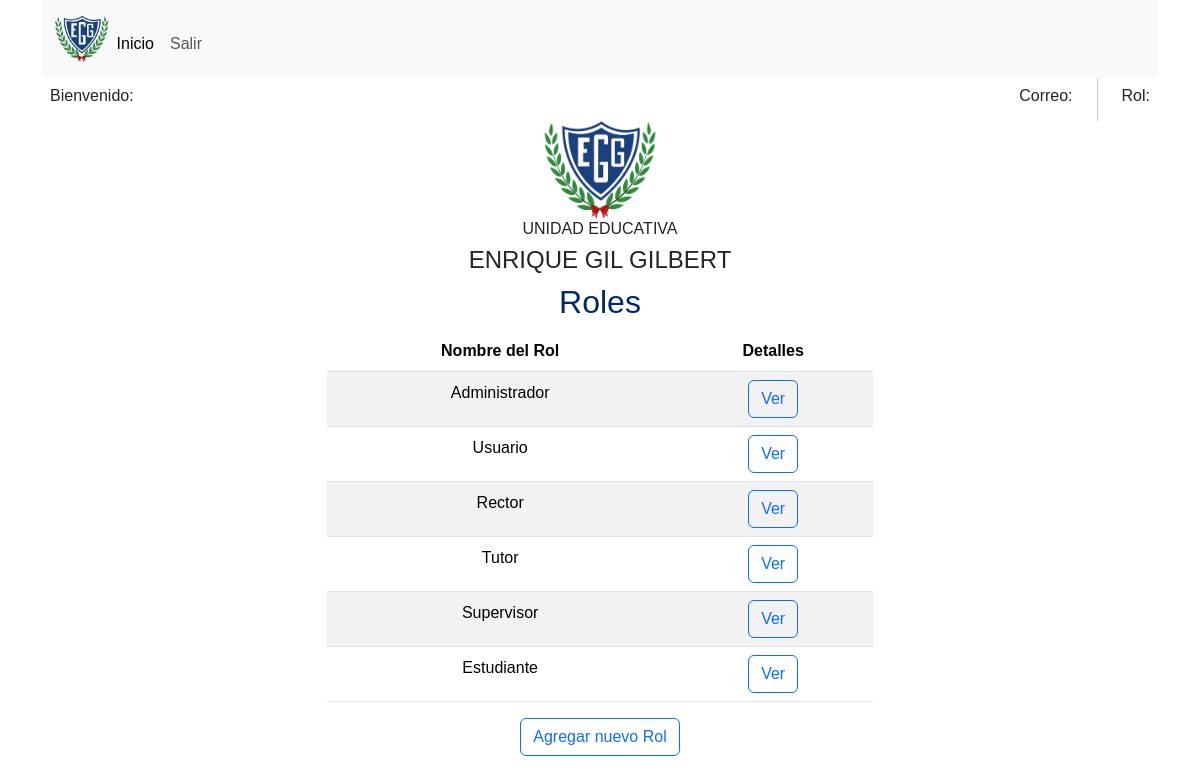
/rol/, run on the app's committed database.
### estudiantes/models.py (models this page shows, shortened)
class Rol(models.Model):
    nombre = models.CharField(max_length=50)

### estudiantes/views.py (the view)
# urls.py: path('rol/', views.RolListView.as_view(), name='rol_list'),
class RolListView(ListView):
    model = Rol
    template_name = 'rol_list.html'

### templates/rol_list.html
{% extends 'bases/basehome.html' %}
{% block content %}
    <h2>Roles</h2>
    <div classs="container">
        <div class="row">
            <div class="col-sm-6 offset-sm-3">
                <table class="table table-striped table-hover">
                    <thead>
                        <tr>
                            <th>Nombre del Rol</th>
                            <th>Detalles</th>
                        </tr>
                    </thead>
                    <tbody>
                        {% for rol in object_list %}
                            <tr>
                                <td>{{ rol.nombre }}</td>
                                <td><a class="btn btn-outline-primary" href="{% url 'rol_detail' rol.pk %}">Ver</a></td>
                            </tr>
                        {% endfor %}
                    </tbody>
                </table>
            </div>
        </div>
    </div>
    <a class="btn btn-outline-primary" href="{% url 'rol_create' %}">Agregar nuevo Rol</a>
{% endblock %}

### static/css/style.css (style rules this page uses)
h2 { color: #00296b !important; }

### static/css/respuesta.css (style rules this page uses)
div { font-family: Arial, sans-serif; line-height: 1.6; }

### data on the page
Rol: nombre "Administrador"
Rol: nombre "Usuario"
Rol: nombre "Rector"
Rol: nombre "Tutor"
Rol: nombre "Supervisor"
Rol: nombre "Estudiante"
